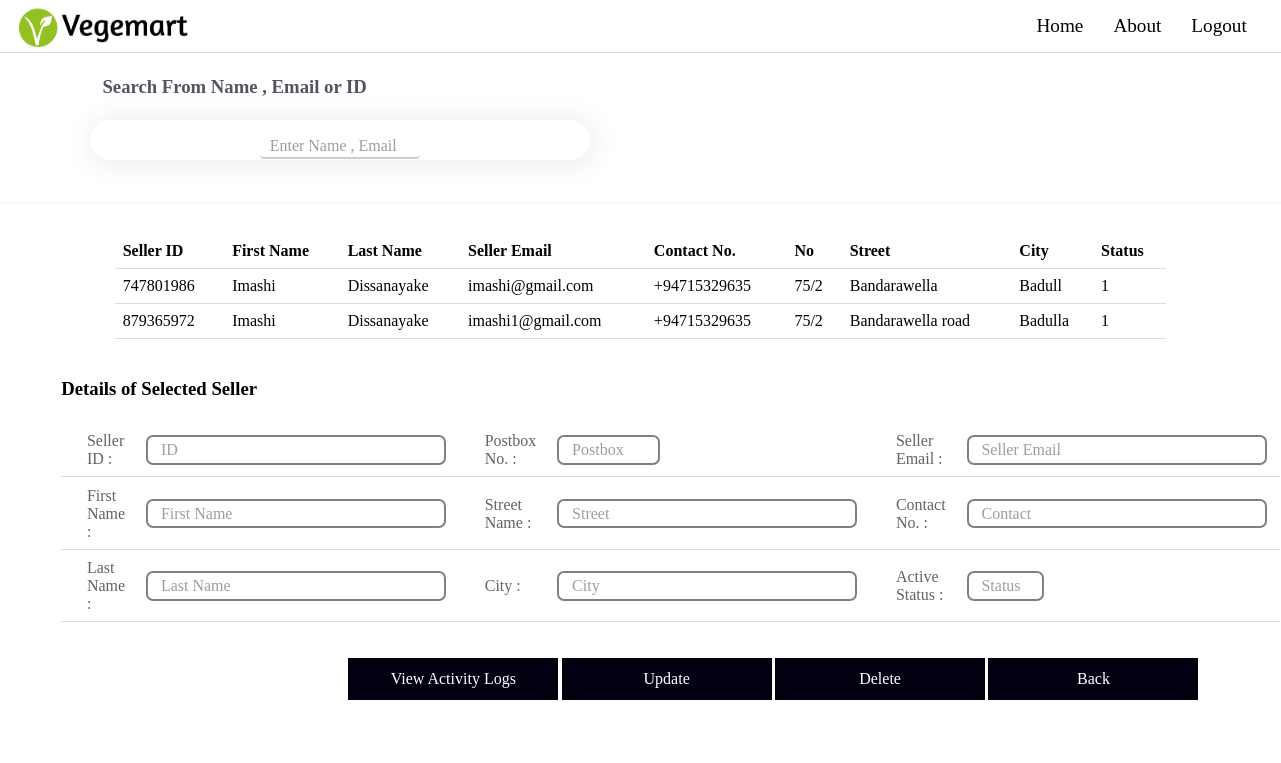
The page /public/admin/seller_view.php on the database its author committed.
### tables this page shows
CREATE TABLE `users` (
  `id` int(10) NOT NULL,
  `email` varchar(50) NOT NULL,
  `password` varchar(60) NOT NULL,
  `userType` varchar(50) NOT NULL,
  `active_status` int(11) NOT NULL
);

CREATE TABLE `client` (
  `id` int(10) NOT NULL,
  `fName` varchar(50) NOT NULL,
  `lName` varchar(50) NOT NULL,
  `phoneNum` varchar(12) NOT NULL,
  `address1` varchar(20) NOT NULL,
  `address2` varchar(50) NOT NULL,
  `city` text NOT NULL,
  `profilePic` text NOT NULL
);

### public/admin/seller_view.php (the view, shortened to what this page needs)
<?php include('../../config/dbconfig.php'); ?>
<html>
    <head>
        <link rel="stylesheet" type="text/css" href="../css/admin1.css">
    </head>
    <body>
        <div>
            <?php include "../includes/admin_nav.php"; ?>
        </div>
        <div class="search-user-container">
            <form name="form-display-selected">
		        <h3>Search From Name , Email or ID</h3>
		        <div class="search-input">
                    <input type="text" id="myInput" onkeyup="myFunctionCustomer()"
                    placeholder="Enter Name , Email or ID"/>
                </div>
                <br/>
            </form>
        </div>
        <div class="row">
            <div class="col-10">
        <table class="user" id="myTable">
            <tr>
                <th>Seller ID</th>
                <th>First Name</th>
                <th>Last Name</th>
                <th>Seller Email</th>
                <th>Contact No.</th>
                <th>No</th>
                <th>Street</th>
                <th>City</th>
                <th>Status</th>
            </tr>
            <?php
                $userType="seller";
                $sql ="SELECT * FROM `users` WHERE userType='$userType'";
                $result = mysqli_query($con,$sql);
                while($row = mysqli_fetch_assoc($result)){
                $sellerID=$row['id'];
                $sql_seller ="SELECT * FROM `client` WHERE id='$sellerID'";
                $result_seller = mysqli_query($con,$sql_seller);
                while($row_seller = mysqli_fetch_assoc($result_seller)){
                    echo "
                        <tr>
                            <td>".$row['id']."</td>
                            <td>".$row_seller['fName']."</td>
                            <td>".$row_seller['lName']."</td>
                            <td>".$row['email']."</td>
                            <td>".$row_seller['phoneNum']."</td>
                            <td>".$row_seller['address1']."</td>
                            <td>".$row_seller['address2']."</td>
                            <td>".$row_seller['city']."</td>
                            <td>".$row['active_status']."</td>
                        </tr>";
                    }
                }
            echo "</table>";
            ?>
        </div>
    </div>
         <div class="row">
            <div class="col-11">
         <h3>Details of Selected Seller</h3>
                <div class="update-box">
                    <table>
                        <tr>
                            <th>Seller ID :</th>
                            <td><input class="input-l" type="text" placeholder="ID" id="id" name="id" readonly="true" required></td>
                            <th>Postbox No. :</th>
                            <td><input class="input-m" type="text" placeholder="Postbox" id="postal_number" readonly="true" required></td>
                            <th>Seller Email :</th>
                            <td><input class="input-l" type="text" placeholder="Seller Email" id="email" readonly="true" required></td>
                        </tr>
                        <tr>
                            <th>First Name :</th>
                            <td><input width="50px" class="input-l" type="text" placeholder="First Name" id="fname" readonly="true" required></td>
                            <th>Street Name :</th>
                            <td><input class="input-l" type="text" placeholder="Street" id="street" readonly="true" required></td>
                            <th>Contact No. :</th>
                            <td><input class="input-l" type="text" placeholder="Contact" id="contact_number" readonly="true" required></td>
                        </tr>
                        <tr>
                            <th>Last Name :</th>
                            <td><input width="50px" class="input-l" type="text" placeholder="Last Name" id="lname" readonly="true" required></td>
                            <th>City :</th>
                            <td><input class="input-l" type="text" placeholder="City" id="city" readonly="true" required></td>
                            <th>Active Status :</th>
                            <td><input class="input-s" type="text" id="active_status" placeholder="Status" readonly="true" required></td>
                        </tr>
                    </table>
                </div>
        </div>
        <br/>
        <div>
    <div class="row">
        <div class="col-2"><a href="#" class="button"> View Activity Logs </a></div>
        <div class="col-2"><a href="#" class="button"> Update </a></div>
        <div class="col-2"><a href="#" class="button"> Delete </a></div>
        <div class="col-2"><a href="admin-dash.php" class="button"> Back </a></div>
        </div>
    </body>
</html>

### public/css/admin1.css (style rules this page uses)
html { box-sizing: border-box; }
*, *:before, *:after { box-sizing: inherit; font-family:Candara; }
body { line-height: 1.6; margin: 0; min-height: 90vh; }
[class*="col-"] { float: left; width: 33.3%; margin-bottom: 16px; padding: 0 8px; }
.container::after, .row::after { content: ""; clear: both; display: table; }
.button { border: none; outline: 0; display: inline-block; margin: 20px; padding: 8px; color: white; text-decoration: none; background-color: #001; text-align: center; cursor: pointer; width: 210px; }
.col-2 { width: 16.66%; }
.col-10 { width: 83.33%; }
.col-11 { width: 91.66%; }
table { border-collapse: collapse; width: 100%; }
th, td { padding: 8px; text-align: left; border-bottom: 1px solid #ddd; }
input[type=text], select { width: 100%; padding: 12px 20px; margin: 8px 0; display: inline-block; border: 1px solid #ccc; border-radius: 4px; box-sizing: border-box; }
input { margin: 5px; }
.search-user-container { margin-bottom:30px; display: flex; flex-direction: column; justify-content: left; align-items: left; padding-left: 7vw; border-bottom: 2px solid rgba(0,0,0,0.03); }
.search-user-container h3 { padding-left: 1vw; color:#53545f; }
.search-input { width:500px; background-color: white; border-radius:25px; height: 1.5vh; display: flex; justify-content: center; align-items: center; padding:20px; box-shadow: 2px 2px 30px rgba(0,0,0,0.1); }
.search-input input { width:100%; border: none; outline: none; background-color: transparent; font-size: medium; }
.update-box { font-size: large; }
.update-box .input-s { font-size: medium; color: rgb(129, 129, 182); width: 6vw; border-radius: 7px; border: 2px solid grey; float: center; padding: 0.3vw 1vw 0.3vw 1vw; margin: 3px 5px; }
.update-box .input-l { font-size: medium; color: rgb(129, 129, 182); width: 300px; border-radius: 7px; border: 2px solid grey; float: center; padding: 0.3vw 1vw 0.3vw 1vw; margin: 3px 5px; }
.update-box .input-m { font-size: medium; color: rgb(129, 129, 182); width: 8vw; border-radius: 7px; border: 2px solid grey; float: center; padding: 0.3vw 1vw 0.3vw 1vw; margin: 3px 5px; }
.update-box td { padding-top: 0.75vw; }
.update-box th { color: #5e6566; padding-top: 0.75vw; padding-left: 2vw; align-content: left; text-align: left; font-weight: 400; }
::placeholder { opacity: 0.7; }

### public/css/nav.css (style rules this page uses)
* { box-sizing: border-box; }
body { line-height: 1.6; margin: 0; min-height: 90vh; }
input[type=text] { width: 160px; max-height: 30px; box-sizing: border-box; border-color: transparent; border-bottom: 2px solid #ccc; margin-bottom: 1px; margin-right:0; font-size: 16px; background-color: white; background-image: url('searchicon.png'); background-position: 10px 0px; background-repeat: no-repeat; padding: 12px 20px 5px 10px; -webkit-transition: width 0.4s ease-in-out; transition: width 0.4s ease-in-out; }

### rows shown on the page
users: id "747801986", email "imashi@gmail.com", active_status "1"
client: fName "Imashi", lName "Dissanayake", phoneNum "+94715329635", address1 "75/2", address2 "Bandarawella", city "Badull"
users: id "879365972", email "imashi1@gmail.com", active_status "1"
client: fName "Imashi", lName "Dissanayake", phoneNum "+94715329635", address1 "75/2", address2 "Bandarawella road", city "Badulla"
